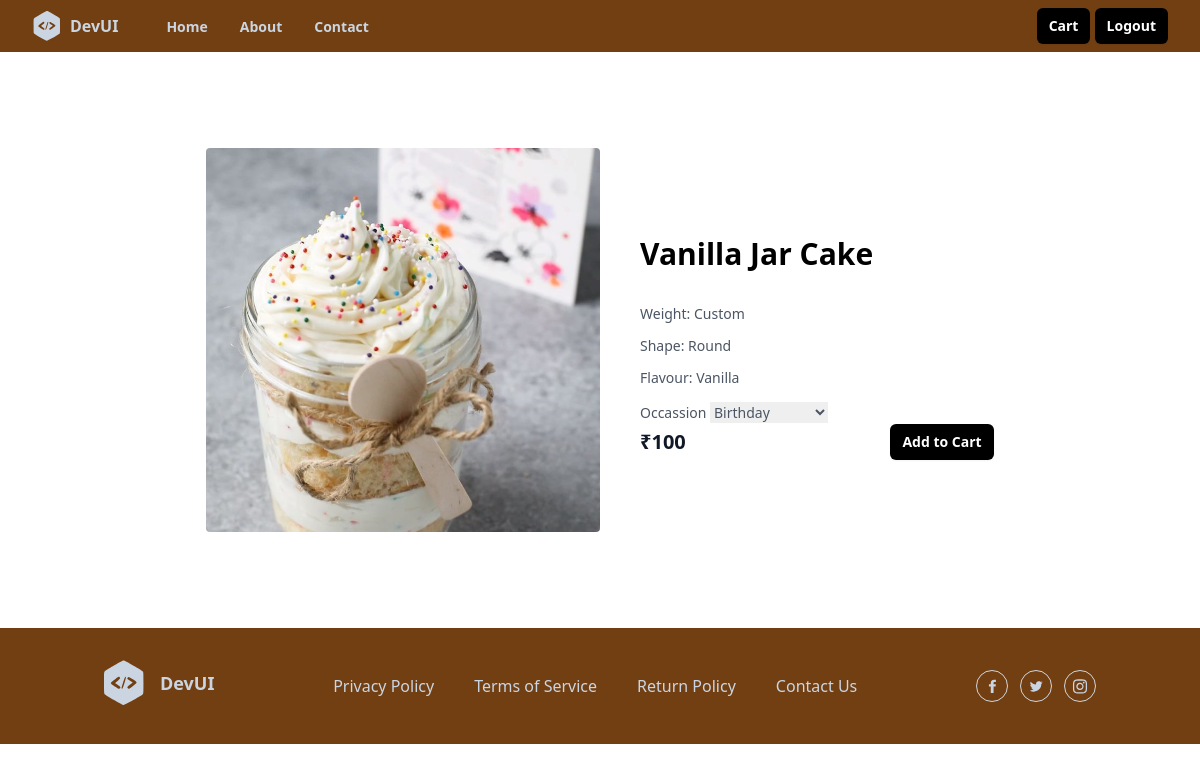
The page /cake/14/details on the database its author committed.
### shop/models.py (models this page shows, shortened)
class CakeVarient(models.Model):
    cake_object=models.ForeignKey(Cake,on_delete=models.CASCADE,related_name='cakeitem')
    flavour_object=models.ForeignKey(Flavour,on_delete=models.CASCADE,)
    category_object=models.ForeignKey(Category,on_delete=models.CASCADE,name="cakecategory")
    image=models.ImageField(upload_to="cake_images",default="default.jpg",null=True,blank=True)
    shape_opt=(
        ("Square","Square"),
        ("Rectangle","Rectangle"),
        ("Heart","Heart"),
        ("Round","Round"),
        ("Custom","Custom"),
   )
    shape=models.CharField(max_length=150,choices=shape_opt,default="custom")
    weight_opt=(
        ("250gm","250gm"),
        ("500gm","500gm"),
        ("1kg","1kg"),
        ("1.5kg","1.5kg"),
        ("2kg","2kg"),
        ("Custom","Custom"),
    )
    weight=models.CharField(max_length=150,choices=weight_opt,default="500")
    price=models.PositiveIntegerField()
    created_date=models.DateTimeField(auto_now_add=True)
    updated_date=models.DateTimeField(auto_now=True)
    is_active=models.BooleanField(default=True)

class Cake(models.Model):
    name=models.CharField(max_length=150,unique=True)
    Occasion_object=models.ManyToManyField(Occasion)
    created_date=models.DateTimeField(auto_now_add=True)
    updated_date=models.DateTimeField(auto_now=True)
    is_active=models.BooleanField(default=True)

class Flavour(models.Model):
    flavour_name=models.CharField(max_length=150,unique=True)
    created_date=models.DateTimeField(auto_now_add=True)
    updated_date=models.DateTimeField(auto_now=True)
    is_active=models.BooleanField(default=True)

### shop/views.py (the view)
# urls.py: path("cake/<int:pk>/details",views.CakeDetailsView.as_view(),name="cake-details"),
class CakeDetailsView(View):
    def get(self,request,*args,**kwargs):
        id=kwargs.get("pk")
        qs=CakeVarient.objects.get(id=id)
        return render (request,"cake_detail.html",{"data":qs})

### shop/templates/cake_detail.html (shortened to what this page needs)
{%extends 'base.html'%}
{%load static%}
{%block main_block%}
<section class="overflow-hidden">
  <div class="mx-auto max-w-5xl px-5 py-24">
    <div class="mx-auto flex flex-wrap items-center lg:w-4/5">
      <img
        alt="Nike Air Max 21A"
        class="h-64 w-full rounded object-cover lg:h-96 lg:w-1/2"
        src="{{data.image.url}}"
      />
      <div class="mt-6 w-full lg:mt-0 lg:w-1/2 lg:pl-10">
        <h1 class="my-4 text-3xl font-semibold text-black"> {{data.cake_object.name}}</h1>
        <p class="mt-3 text-sm text-gray-600">
          Weight: {{data.weight}}
         </p>
         <p class="mt-3 text-sm text-gray-600">
           Shape: {{data.shape}}
          </p>
          <p class="mt-3 text-sm text-gray-600">
           Flavour: {{data.flavour_object.flavour_name}}
          </p>
          <div class="mt-3" >
            <form action="{% url 'add-to-basket' data.id %}" method="post">
             <div>
              <span class="mt-3 text-sm text-gray-600">
                  Occassion
              <select name="occasion" id="">
                {%for oc in data.cake_object.Occasion_object.all %}
                 <option value=" {{oc.occasion_name}}"> {{oc.occasion_name}}</option>
                {%endfor%}
              </select>
            </span>
             </div>
            </form>
          </div>
        <div class="flex items-center justify-between">
          <span class="title-font text-xl font-bold text-gray-900">
            ₹{{data.price}}
          </span>
          <button
            type="button"
            class="rounded-md bg-black px-3 py-2 text-sm font-semibold text-white shadow-sm hover:bg-black/80 focus-visible:outline focus-visible:outline-2 focus-visible:outline-offset-2 focus-visible:outline-black"
          >
            Add to Cart
          </button>
        </div>
      </div>
    </div>
  </div>
</section>
{%endblock%}

### rows shown on the page
CakeVarient: image (picture), cake_object.name "Vanilla Jar Cake", weight "Custom", shape "Round", flavour_object.flavour_name "Vanilla", price "100"

### other values the page prints
form field occasion "Birthday"
